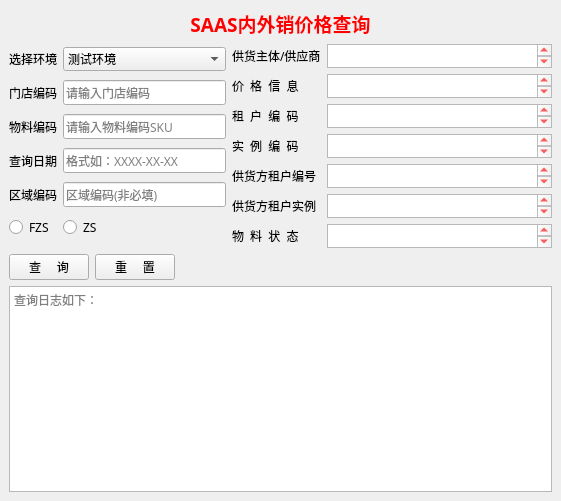
<?xml version="1.0" encoding="UTF-8"?>
<ui version="4.0">
 <class>MainWindow</class>
 <widget class="QMainWindow" name="MainWindow">
  <property name="windowModality">
   <enum>Qt::WindowModal</enum>
  </property>
  <property name="geometry">
   <rect>
    <x>0</x>
    <y>0</y>
    <width>561</width>
    <height>501</height>
   </rect>
  </property>
  <property name="sizePolicy">
   <sizepolicy hsizetype="Expanding" vsizetype="Expanding">
    <horstretch>0</horstretch>
    <verstretch>0</verstretch>
   </sizepolicy>
  </property>
  <property name="windowTitle">
   <string>SAAS价格查询</string>
  </property>
  <property name="windowIcon">
   <iconset>
    <selectedon>:/新前缀/01.png</selectedon>
   </iconset>
  </property>
  <property name="windowOpacity">
   <double>60.000000000000000</double>
  </property>
  <property name="styleSheet">
   <string notr="true">background-image: url(:/新前缀/02.jpg);</string>
  </property>
  <property name="toolButtonStyle">
   <enum>Qt::ToolButtonIconOnly</enum>
  </property>
  <widget class="QWidget" name="centralwidget">
   <property name="sizePolicy">
    <sizepolicy hsizetype="Expanding" vsizetype="Expanding">
     <horstretch>0</horstretch>
     <verstretch>0</verstretch>
    </sizepolicy>
   </property>
   <layout class="QGridLayout" name="gridLayout_10">
    <item row="0" column="0">
     <layout class="QGridLayout" name="gridLayout_9">
      <item row="0" column="0">
       <layout class="QGridLayout" name="gridLayout_6">
        <item row="0" column="0">
         <widget class="QLabel" name="label_11">
          <property name="sizePolicy">
           <sizepolicy hsizetype="Expanding" vsizetype="Expanding">
            <horstretch>0</horstretch>
            <verstretch>0</verstretch>
           </sizepolicy>
          </property>
          <property name="font">
           <font>
            <family>宋体</family>
           </font>
          </property>
          <property name="text">
           <string>&lt;html&gt;&lt;head/&gt;&lt;body&gt;&lt;p align=&quot;center&quot;&gt;&lt;span style=&quot; font-size:14pt; font-weight:600; color:#ff0000;&quot;&gt;SAAS内外销价格查询&lt;/span&gt;&lt;/p&gt;&lt;/body&gt;&lt;/html&gt;</string>
          </property>
         </widget>
        </item>
        <item row="1" column="0">
         <layout class="QGridLayout" name="gridLayout_4">
          <item row="0" column="0">
           <layout class="QGridLayout" name="gridLayout">
            <item row="1" column="1">
             <widget class="QLineEdit" name="lineEdit_2">
              <property name="sizePolicy">
               <sizepolicy hsizetype="Expanding" vsizetype="Expanding">
                <horstretch>0</horstretch>
                <verstretch>0</verstretch>
               </sizepolicy>
              </property>
              <property name="maximumSize">
               <size>
                <width>16777215</width>
                <height>25</height>
               </size>
              </property>
              <property name="font">
               <font>
                <family>宋体</family>
               </font>
              </property>
              <property name="placeholderText">
               <string>请输入门店编码</string>
              </property>
             </widget>
            </item>
            <item row="0" column="0">
             <widget class="QLabel" name="label_13">
              <property name="sizePolicy">
               <sizepolicy hsizetype="Preferred" vsizetype="Preferred">
                <horstretch>0</horstretch>
                <verstretch>0</verstretch>
               </sizepolicy>
              </property>
              <property name="font">
               <font>
                <family>宋体</family>
               </font>
              </property>
              <property name="text">
               <string>选择环境</string>
              </property>
             </widget>
            </item>
            <item row="2" column="0">
             <widget class="QLabel" name="label_3">
              <property name="font">
               <font>
                <family>宋体</family>
               </font>
              </property>
              <property name="text">
               <string>物料编码</string>
              </property>
             </widget>
            </item>
            <item row="1" column="0">
             <widget class="QLabel" name="label_2">
              <property name="sizePolicy">
               <sizepolicy hsizetype="Preferred" vsizetype="Preferred">
                <horstretch>0</horstretch>
                <verstretch>0</verstretch>
               </sizepolicy>
              </property>
              <property name="font">
               <font>
                <family>宋体</family>
               </font>
              </property>
              <property name="text">
               <string>门店编码</string>
              </property>
             </widget>
            </item>
            <item row="5" column="0">
             <widget class="QRadioButton" name="radioButton">
              <property name="font">
               <font>
                <family>宋体</family>
               </font>
              </property>
              <property name="text">
               <string>FZS</string>
              </property>
             </widget>
            </item>
            <item row="0" column="1">
             <widget class="QComboBox" name="comboBox">
              <property name="sizePolicy">
               <sizepolicy hsizetype="Expanding" vsizetype="Expanding">
                <horstretch>0</horstretch>
                <verstretch>0</verstretch>
               </sizepolicy>
              </property>
              <property name="maximumSize">
               <size>
                <width>16777215</width>
                <height>24</height>
               </size>
              </property>
              <property name="font">
               <font>
                <family>宋体</family>
               </font>
              </property>
              <item>
               <property name="text">
                <string>测试环境</string>
               </property>
              </item>
              <item>
               <property name="text">
                <string>UAT环境</string>
               </property>
              </item>
              <item>
               <property name="text">
                <string>生产环境</string>
               </property>
              </item>
             </widget>
            </item>
            <item row="3" column="1">
             <widget class="QLineEdit" name="lineEdit_4">
              <property name="sizePolicy">
               <sizepolicy hsizetype="Expanding" vsizetype="Expanding">
                <horstretch>0</horstretch>
                <verstretch>0</verstretch>
               </sizepolicy>
              </property>
              <property name="maximumSize">
               <size>
                <width>16777215</width>
                <height>25</height>
               </size>
              </property>
              <property name="font">
               <font>
                <family>宋体</family>
               </font>
              </property>
              <property name="placeholderText">
               <string>格式如：XXXX-XX-XX</string>
              </property>
             </widget>
            </item>
            <item row="4" column="0">
             <widget class="QLabel" name="label_12">
              <property name="font">
               <font>
                <family>宋体</family>
               </font>
              </property>
              <property name="text">
               <string>区域编码</string>
              </property>
             </widget>
            </item>
            <item row="5" column="1">
             <widget class="QRadioButton" name="radioButton_2">
              <property name="maximumSize">
               <size>
                <width>38</width>
                <height>16</height>
               </size>
              </property>
              <property name="font">
               <font>
                <family>宋体</family>
               </font>
              </property>
              <property name="text">
               <string>ZS</string>
              </property>
             </widget>
            </item>
            <item row="2" column="1">
             <widget class="QLineEdit" name="lineEdit_3">
              <property name="sizePolicy">
               <sizepolicy hsizetype="Expanding" vsizetype="Expanding">
                <horstretch>0</horstretch>
                <verstretch>0</verstretch>
               </sizepolicy>
              </property>
              <property name="maximumSize">
               <size>
                <width>16777215</width>
                <height>25</height>
               </size>
              </property>
              <property name="font">
               <font>
                <family>宋体</family>
               </font>
              </property>
              <property name="placeholderText">
               <string>请输入物料编码SKU</string>
              </property>
             </widget>
            </item>
            <item row="3" column="0">
             <widget class="QLabel" name="label_4">
              <property name="font">
               <font>
                <family>宋体</family>
               </font>
              </property>
              <property name="text">
               <string>查询日期</string>
              </property>
             </widget>
            </item>
            <item row="4" column="1">
             <widget class="QLineEdit" name="lineEdit_5">
              <property name="sizePolicy">
               <sizepolicy hsizetype="Expanding" vsizetype="Expanding">
                <horstretch>0</horstretch>
                <verstretch>0</verstretch>
               </sizepolicy>
              </property>
              <property name="maximumSize">
               <size>
                <width>16777215</width>
                <height>25</height>
               </size>
              </property>
              <property name="font">
               <font>
                <family>宋体</family>
               </font>
              </property>
              <property name="placeholderText">
               <string>区域编码(非必填)</string>
              </property>
             </widget>
            </item>
           </layout>
          </item>
          <item row="0" column="1">
           <layout class="QGridLayout" name="gridLayout_2">
            <item row="3" column="0">
             <widget class="QLabel" name="label_8">
              <property name="font">
               <font>
                <family>宋体</family>
               </font>
              </property>
              <property name="text">
               <string>实  例  编  码</string>
              </property>
             </widget>
            </item>
            <item row="0" column="1">
             <widget class="QTextBrowser" name="textBrowser_2">
              <property name="maximumSize">
               <size>
                <width>225</width>
                <height>24</height>
               </size>
              </property>
              <property name="sizeIncrement">
               <size>
                <width>0</width>
                <height>0</height>
               </size>
              </property>
              <property name="baseSize">
               <size>
                <width>0</width>
                <height>0</height>
               </size>
              </property>
              <property name="font">
               <font>
                <family>宋体</family>
                <pointsize>9</pointsize>
                <weight>75</weight>
                <bold>true</bold>
               </font>
              </property>
              <property name="styleSheet">
               <string notr="true">color: rgb(255, 0, 0);</string>
              </property>
             </widget>
            </item>
            <item row="5" column="0">
             <widget class="QLabel" name="label_10">
              <property name="font">
               <font>
                <family>宋体</family>
               </font>
              </property>
              <property name="styleSheet">
               <string notr="true"/>
              </property>
              <property name="text">
               <string>供货方租户实例</string>
              </property>
             </widget>
            </item>
            <item row="1" column="1">
             <widget class="QTextBrowser" name="textBrowser_3">
              <property name="maximumSize">
               <size>
                <width>225</width>
                <height>24</height>
               </size>
              </property>
              <property name="baseSize">
               <size>
                <width>0</width>
                <height>0</height>
               </size>
              </property>
              <property name="font">
               <font>
                <family>宋体</family>
                <pointsize>9</pointsize>
                <weight>75</weight>
                <bold>true</bold>
               </font>
              </property>
              <property name="styleSheet">
               <string notr="true">color: rgb(255, 0, 0);</string>
              </property>
             </widget>
            </item>
            <item row="2" column="0">
             <widget class="QLabel" name="label_7">
              <property name="font">
               <font>
                <family>宋体</family>
               </font>
              </property>
              <property name="text">
               <string>租  户  编  码</string>
              </property>
             </widget>
            </item>
            <item row="2" column="1">
             <widget class="QTextBrowser" name="textBrowser_4">
              <property name="maximumSize">
               <size>
                <width>225</width>
                <height>24</height>
               </size>
              </property>
              <property name="baseSize">
               <size>
                <width>0</width>
                <height>0</height>
               </size>
              </property>
              <property name="font">
               <font>
                <family>宋体</family>
                <pointsize>9</pointsize>
                <weight>75</weight>
                <bold>true</bold>
               </font>
              </property>
              <property name="styleSheet">
               <string notr="true">color: rgb(255, 0, 0);</string>
              </property>
             </widget>
            </item>
            <item row="5" column="1">
             <widget class="QTextBrowser" name="textBrowser_7">
              <property name="maximumSize">
               <size>
                <width>225</width>
                <height>24</height>
               </size>
              </property>
              <property name="baseSize">
               <size>
                <width>0</width>
                <height>0</height>
               </size>
              </property>
              <property name="font">
               <font>
                <family>宋体</family>
                <pointsize>9</pointsize>
                <weight>75</weight>
                <bold>true</bold>
               </font>
              </property>
              <property name="styleSheet">
               <string notr="true">color: rgb(255, 0, 0);</string>
              </property>
             </widget>
            </item>
            <item row="4" column="1">
             <widget class="QTextBrowser" name="textBrowser_6">
              <property name="maximumSize">
               <size>
                <width>225</width>
                <height>24</height>
               </size>
              </property>
              <property name="baseSize">
               <size>
                <width>0</width>
                <height>0</height>
               </size>
              </property>
              <property name="font">
               <font>
                <family>宋体</family>
                <pointsize>9</pointsize>
                <weight>75</weight>
                <bold>true</bold>
               </font>
              </property>
              <property name="styleSheet">
               <string notr="true">color: rgb(255, 0, 0);</string>
              </property>
             </widget>
            </item>
            <item row="3" column="1">
             <widget class="QTextBrowser" name="textBrowser_5">
              <property name="maximumSize">
               <size>
                <width>225</width>
                <height>24</height>
               </size>
              </property>
              <property name="baseSize">
               <size>
                <width>0</width>
                <height>0</height>
               </size>
              </property>
              <property name="font">
               <font>
                <family>宋体</family>
                <pointsize>9</pointsize>
                <weight>75</weight>
                <bold>true</bold>
               </font>
              </property>
              <property name="styleSheet">
               <string notr="true">color: rgb(255, 0, 0);</string>
              </property>
             </widget>
            </item>
            <item row="6" column="1">
             <widget class="QTextBrowser" name="textBrowser_8">
              <property name="maximumSize">
               <size>
                <width>225</width>
                <height>24</height>
               </size>
              </property>
              <property name="baseSize">
               <size>
                <width>0</width>
                <height>0</height>
               </size>
              </property>
              <property name="font">
               <font>
                <family>宋体</family>
                <pointsize>9</pointsize>
                <weight>75</weight>
                <bold>true</bold>
               </font>
              </property>
              <property name="styleSheet">
               <string notr="true">color: rgb(255, 0, 0);</string>
              </property>
             </widget>
            </item>
            <item row="6" column="0">
             <widget class="QLabel" name="label_14">
              <property name="font">
               <font>
                <family>宋体</family>
               </font>
              </property>
              <property name="text">
               <string>物  料  状  态</string>
              </property>
             </widget>
            </item>
            <item row="1" column="0">
             <widget class="QLabel" name="label_6">
              <property name="font">
               <font>
                <family>宋体</family>
               </font>
              </property>
              <property name="text">
               <string>价  格  信  息</string>
              </property>
             </widget>
            </item>
            <item row="4" column="0">
             <widget class="QLabel" name="label_9">
              <property name="font">
               <font>
                <family>宋体</family>
               </font>
              </property>
              <property name="text">
               <string>供货方租户编号</string>
              </property>
             </widget>
            </item>
            <item row="0" column="0">
             <widget class="QLabel" name="label_5">
              <property name="font">
               <font>
                <family>宋体</family>
               </font>
              </property>
              <property name="text">
               <string>供货主体/供应商</string>
              </property>
             </widget>
            </item>
           </layout>
          </item>
         </layout>
        </item>
       </layout>
      </item>
      <item row="1" column="0">
       <layout class="QGridLayout" name="gridLayout_8">
        <item row="0" column="0">
         <layout class="QGridLayout" name="gridLayout_7">
          <item row="0" column="0">
           <layout class="QGridLayout" name="gridLayout_5">
            <item row="0" column="0">
             <widget class="QPushButton" name="pushButton">
              <property name="font">
               <font>
                <family>宋体</family>
               </font>
              </property>
              <property name="text">
               <string>查     询</string>
              </property>
              <property name="autoExclusive">
               <bool>true</bool>
              </property>
              <property name="autoRepeatDelay">
               <number>300</number>
              </property>
             </widget>
            </item>
            <item row="0" column="1">
             <widget class="QPushButton" name="pushButton_2">
              <property name="font">
               <font>
                <family>宋体</family>
               </font>
              </property>
              <property name="text">
               <string>重     置</string>
              </property>
             </widget>
            </item>
           </layout>
          </item>
          <item row="0" column="1">
           <spacer name="horizontalSpacer">
            <property name="orientation">
             <enum>Qt::Horizontal</enum>
            </property>
            <property name="sizeHint" stdset="0">
             <size>
              <width>348</width>
              <height>20</height>
             </size>
            </property>
           </spacer>
          </item>
         </layout>
        </item>
        <item row="1" column="0">
         <widget class="QTextBrowser" name="textBrowser">
          <property name="sizePolicy">
           <sizepolicy hsizetype="Expanding" vsizetype="Expanding">
            <horstretch>0</horstretch>
            <verstretch>0</verstretch>
           </sizepolicy>
          </property>
          <property name="maximumSize">
           <size>
            <width>16777215</width>
            <height>16777215</height>
           </size>
          </property>
          <property name="font">
           <font>
            <family>宋体</family>
           </font>
          </property>
          <property name="placeholderText">
           <string>查询日志如下：</string>
          </property>
         </widget>
        </item>
       </layout>
      </item>
     </layout>
    </item>
    <item row="1" column="0">
     <layout class="QGridLayout" name="gridLayout_3"/>
    </item>
   </layout>
  </widget>
 </widget>
 <resources>
  <include location="teat.qrc"/>
 </resources>
 <connections/>
</ui>
